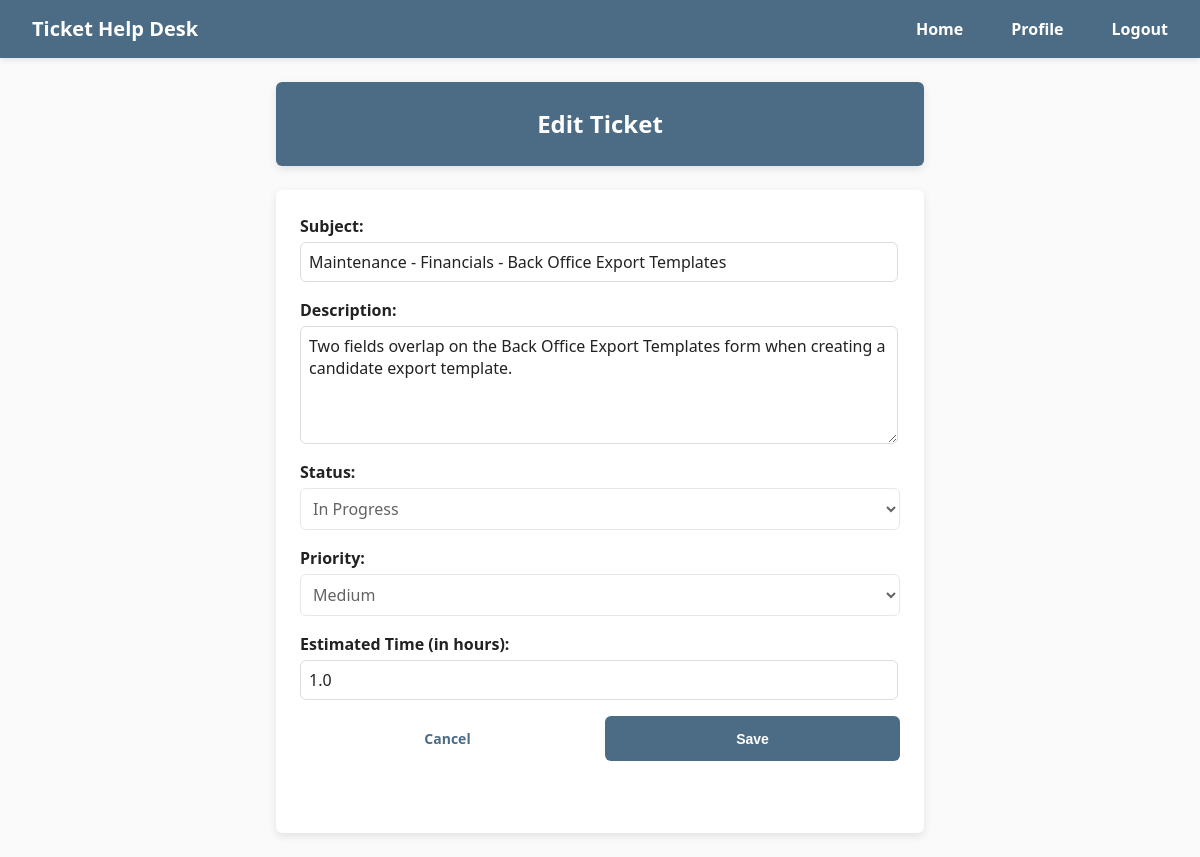
The page /edit_ticket/2 (signed in) on the database as committed earlier.
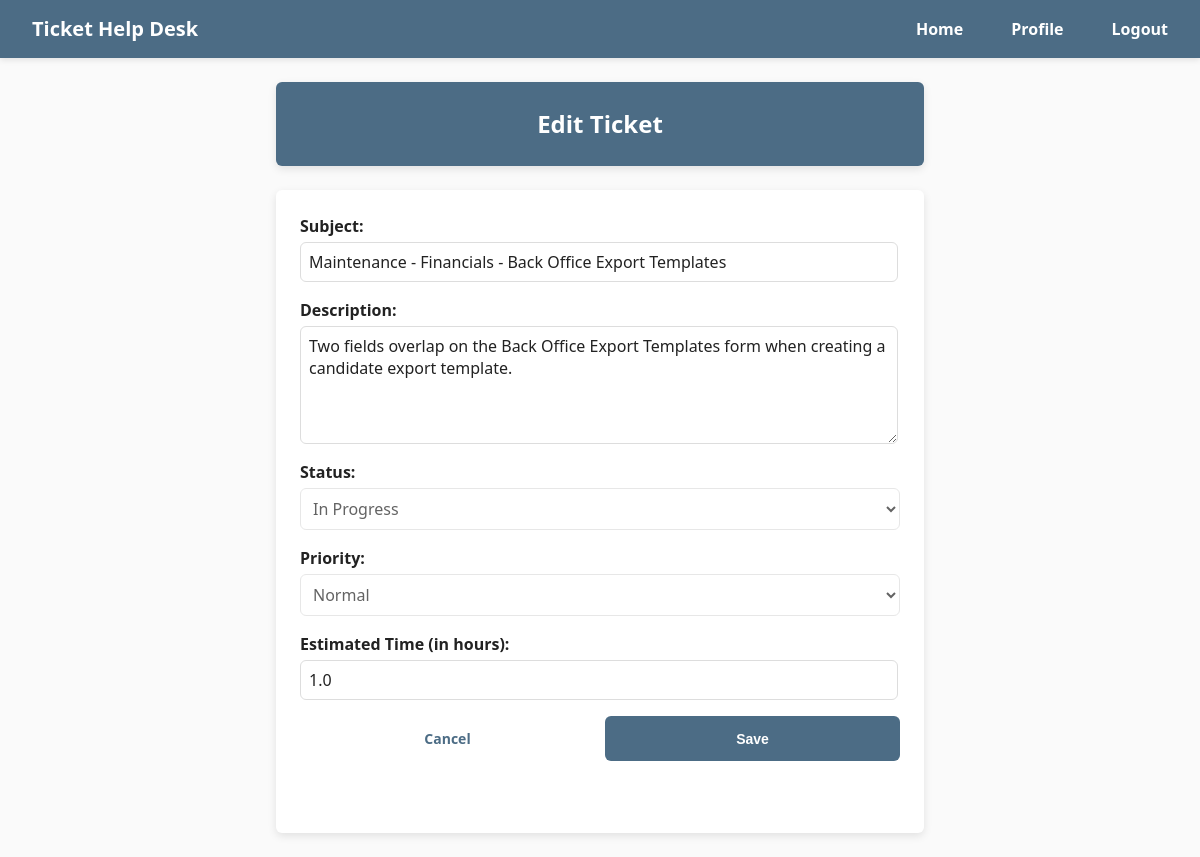
The same page on the database as committed later.
### HelpDeskTicketingSystem/models/TicketModel.py (models this page shows)
class Ticket(db.Model):
    id = db.Column(db.Integer, primary_key=True)
    subject = db.Column(db.String(100), nullable=False)
    description = db.Column(db.Text, nullable=False)
    status = db.Column(db.String(20), nullable=False)
    priority = db.Column(db.String(20), nullable=False)
    estimated_time = db.Column(db.Float, nullable=False)
    date_created = db.Column(db.DateTime(timezone=True), default=func.current_timestamp())
    date_updated = db.Column(db.DateTime(timezone=True), default=func.current_timestamp(), onupdate=func.current_timestamp())
    user_id = db.Column(db.Integer, db.ForeignKey('user.id'))
    user = relationship('User', backref='tickets')

### HelpDeskTicketingSystem/views/tickets.py (the view, shortened to what this page needs)
@tickets_bp.route('/edit_ticket/<int:ticket_id>', methods=['GET', 'POST'])
@login_required
def edit_ticket(ticket_id):
    ticket = Ticket.query.filter_by(id=ticket_id).first()
    if not ticket:
        flash('Ticket not found.', category='error')
        return redirect(url_for('home.home'))
    if ticket.user_id != current_user.id and current_user.account_type != 'Administrator':
        flash('You do not have permission to edit this ticket.', category='error')
        return redirect(url_for('home.home'))
    return render_template('edit_ticket.html', ticket=ticket)

### HelpDeskTicketingSystem/__init__.py (called while the page is built)
def create_app():
    app = Flask(__name__)
    app.config.from_object(Config)
    db.init_app(app)
    login_manager.init_app(app)
    login_manager.login_view = 'auth.login'
    from .views.home import home_bp
    from .views.auth import auth_bp
    from .views.users import users_bp
    from .views.tickets import tickets_bp
    app.register_blueprint(home_bp, url_prefix='/')
    app.register_blueprint(auth_bp, url_prefix='/')
    app.register_blueprint(tickets_bp, url_prefix='/')
    app.register_blueprint(users_bp, url_prefix='/')
    create_database(app)
    from .models import User
    @login_manager.user_loader
    def load_user(user_id):
        return User.query.get(int(user_id))
    return app

### HelpDeskTicketingSystem/templates/edit_ticket.html (shortened to what this page needs)
{% extends "base.html" %}
{% block content %}
  <h2>Edit Ticket</h2>
  <form method="POST" id="editTicketForm" class="form">
    <label for="subject">Subject:</label>
    <input type="text" id="subject" name="subject" value="{{ ticket.subject | default('') }}" />
    <label for="description">Description:</label>
    <textarea id="description" name="description">{{ ticket.description | default('') }}</textarea>
    {% if current_user.account_type == 'Administrator' %}
      <label for="status">Status:</label>
      <select id="status" name="status">
        <option value="Open" {% if status == 'Open' %}selected{% endif %}>Open</option>
        <option value="In Progress" {% if status == 'In Progress' %}selected{% endif %}>In Progress</option>
        <option value="Closed" {% if status == 'Closed' %}selected{% endif %}>Closed</option>
      </select>
      <label for="priority">Priority:</label>
      <select id="priority" name="priority">
        <option value="Low" {% if priority == 'Low' %}selected{% endif %}>Low</option>
        <option value="Normal" {% if priority == 'Normal' %}selected{% endif %}>Normal</option>
        <option value="High" {% if priority == 'High' %}selected{% endif %}>High</option>
      </select>
    {% else %}
      <label for="status">Status:</label>
      <select id="status" disabled>
        <option value="{{ status }}" selected>{{ ticket.status }}</option>
      </select>
      <label for="priority">Priority:</label>
      <select id="priority" disabled>
        <option value="{{ priority }}" selected>{{ ticket.priority }}</option>
      </select>
    {% endif %}
    <label for="estimated_time">Estimated Time (in hours):</label>
    <input type="number" id="estimated_time" name="estimated_time" value="{{ ticket.estimated_time }}" step="0.5"
           {% if current_user.account_type != 'Administrator' %}readonly{% endif %}>
    <div class="btn-group">
      <a href="{{ url_for('tickets.ticket_details', ticket_id=ticket.id) }}" class="btn btn-group btn-secondary">Cancel</a>
      <button type="submit" form="editTicketForm" class="btn btn-group btn-primary">Save</button>
    </div>
  </form>
{% endblock %}

Rows that differ between the two databases and show on the page:
changed Ticket "Maintenance - Financials - Back Office Export Templates": priority "Medium" → "Normal"
